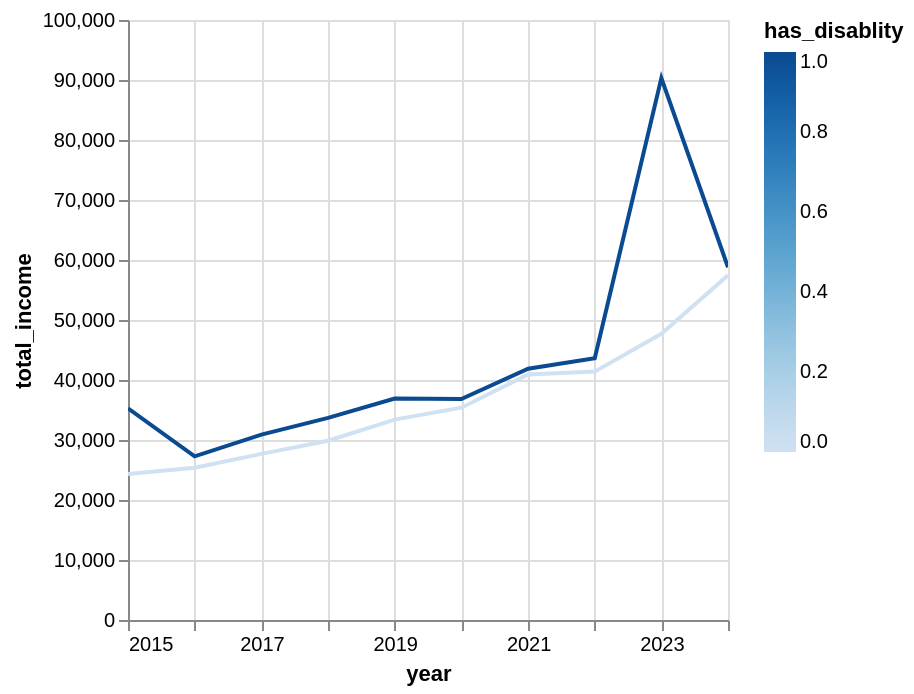

Notebook code for this chart:
### Markdown cell above
# incomes visualizations

### Code cell
visualize('total_income')

### Figure 1 — Vega-Lite specification as saved in the notebook (floating-point values rounded to 4 significant figures)
{"config": {"view": {"continuousWidth": 300, "continuousHeight": 300}}, "data": {"name": "data-259cd0daeaa0ded62611c9edbf2ca2e2"}, "mark": {"type": "line", "tooltip": true}, "encoding": {"color": {"field": "has_disablity", "type": "quantitative"}, "x": {"field": "year", "type": "temporal"}, "y": {"field": "total_income", "type": "quantitative"}}, "params": [{"name": "param_1e9efca18e7a2868", "select": {"type": "interval", "encodings": ["x", "y"]}, "bind": "scales"}], "$schema": "https://vega.github.io/schema/vega-lite/v6.1.0.json", "datasets": {"data-259cd0daeaa0ded62611c9edbf2ca2e2": [{"year": "2019-01-01T00:00:00", "has_disablity": 1, "total_income": 36920.0}, {"year": "2020-01-01T00:00:00", "has_disablity": 0, "total_income": 35380.0}, {"year": "2022-01-01T00:00:00", "has_disablity": 0, "total_income": 41400.0}, {"year": "2015-01-01T00:00:00", "has_disablity": 0, "total_income": 24330.0}, {"year": "2021-01-01T00:00:00", "has_disablity": 0, "total_income": 40910.0}, {"year": "2017-01-01T00:00:00", "has_disablity": 1, "total_income": 30900.0}, {"year": "2020-01-01T00:00:00", "has_disablity": 1, "total_income": 36830.0}, {"year": "2015-01-01T00:00:00", "has_disablity": 1, "total_income": 35270.0}, {"year": "2024-01-01T00:00:00", "has_disablity": 1, "total_income": 58780.0}, {"year": "2018-01-01T00:00:00", "has_disablity": 0, "total_income": 29880.0}, {"year": "2018-01-01T00:00:00", "has_disablity": 1, "total_income": 33680.0}, {"year": "2023-01-01T00:00:00", "has_disablity": 1, "total_income": 90320.0}, {"year": "2023-01-01T00:00:00", "has_disablity": 0, "total_income": 47700.0}, {"year": "2016-01-01T00:00:00", "has_disablity": 0, "total_income": 25380.0}, {"year": "2021-01-01T00:00:00", "has_disablity": 1, "total_income": 41880.0}, {"year": "2022-01-01T00:00:00", "has_disablity": 1, "total_income": 43640.0}, {"year": "2019-01-01T00:00:00", "has_disablity": 0, "total_income": 33400.0}, {"year": "2017-01-01T00:00:00", "has_disablity": 0, "total_income": 27690.0}, {"year": "2024-01-01T00:00:00", "has_disablity": 0, "total_income": 57440.0}, {"year": "2016-01-01T00:00:00", "has_disablity": 1, "total_income": 27280.0}]}}
